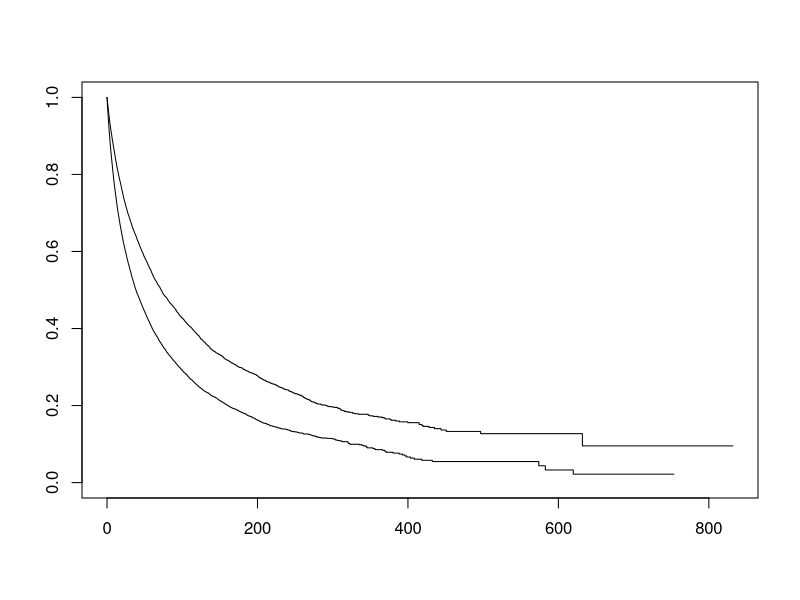

Generate this figure with R:
library(dplyr)
library(survival)

set.seed(3)
calc.err  <-  function (cox.out, beta_A)  100*(coef(cox.out)['A'] - beta_A)  / beta_A
logistic  <-  function(x) 1/(1+exp( x))

# Generate data
N  <-  5E4
U  <-   rnorm( N) # Unmeasured confounder
W  <-  rnorm (N) + U # proxy 1
Z  <-  rnorm (N) + U # proxy 2
X  <-   rnorm( N)
A  <-   rbinom( N, size =1, prob = logistic (0.3 + 0.4*U + X))
table( A, useNA="ifany")

beta_A  <-  0.5
x  <- A*beta_A + U + X
#x  <- A*beta_A
unif  <- runif( N ) 
lambda  <-  0.01
rateC  <-  0.01
#https://stats.stackexchange.com/questions/135124/how-to-create-a-toy-survival-time-to-event-data-with-right-censoring/135129#135129
T_  <-  - log (unif) / ( lambda * exp ( x ) ) 
summary(T_)
C_ <- rexp(n=N, rate=rateC)
outcome.time  <-  pmin( T_, C_)
outcome.observed  <-  T_ < C_
table( outcome.observed, useNA="ifany")
plot(survfit(Surv(outcome.time, outcome.observed)~A))

data.sim  <- data.frame ( outcome.time, outcome.observed, A, U, W, Z, X) 

## With knowledge of U
#cox.out  <-  coxph ( Surv(outcome.time, outcome.observed) ~ A + U + X , data = data.sim)
#print(sprintf('Adjusting for U, presuming it were measured: %.2f%% error', calc.err( cox.out, beta_A)))
#
#
## Without knowledge of U
#cox.out  <-  coxph ( Surv(outcome.time, outcome.observed) ~ A + X, data = data.sim)
#print(sprintf('No adjustment: %.2f%% error', calc.err( cox.out, beta_A)))
#
## Without knowledge of U, but knowing W and Z
#cox.out  <-  coxph ( Surv(outcome.time, outcome.observed) ~ A + W + X + Z, data = data.sim)
#print(sprintf('Adjusting directly for W and Z: %.2f%% error', calc.err( cox.out, beta_A)))
#
## Without knowledge of U
##stage1  <-  lm( W ~ A + Z + X, data = subset ( data.sim, outcome.observed == T))
#stage1  <-  lm( W ~ A + Z + X, data =  data.sim )
#W_hat  <-  predict(stage1, data.sim)
#cox.out  <-  coxph ( Surv(outcome.time, outcome.observed) ~ A+ X + W_hat, data = cbind(data.sim, W_hat))
#coef(cox.out)['A']
#print(sprintf('Two stage approach to adjustment: %.2f%% error', calc.err( cox.out, beta_A)))

################################
# Poisson 
################################

kfit1  <-  glm( outcome.observed ~ A + U + X  + offset(log(outcome.time)),
               family = poisson, 
               data = data.sim)
print(sprintf('Poisson with knowledge of U: %.2f%% error', calc.err( kfit1, beta_A)))

kfit  <-  glm( outcome.observed ~ A +  X  + offset(log(outcome.time)),
               family = poisson, 
               data = data.sim)
print(sprintf('Poisson without knowledge of U: %.2f%% error', calc.err( kfit, beta_A)))

kfit2  <-  glm( outcome.observed ~ A + X + W + Z  + offset(log(outcome.time)),
               family = poisson, 
               data = data.sim)
print(sprintf('Poisson without knowledge of U, but adusting for W and Z: %.3f%% error', calc.err( kfit2, beta_A)))

stage1  <-  lm( W ~ A + Z + X , data =  data.sim )
W_hat  <-  predict(stage1, data.sim)
data.sim.2  <-  data.frame( data.sim, W_hat = W_hat)
kfit4  <-  glm( outcome.observed ~ A +  X + W_hat +  offset(log(outcome.time)),
               family = poisson, 
               data = data.sim.2)
print(sprintf('Poisson with two stage: %.2f%% error', calc.err( kfit4, beta_A)))


################################
# Poisson with splits
################################

data.sim.split  <-  survSplit ( Surv(outcome.time, outcome.observed)~., cut = c(5,10,50), episode = 'interval', data = data.sim)
kfit1  <-  glm( outcome.observed ~ A + U + X + factor(interval) -1 + offset(log(outcome.time-tstart)),
               family = poisson, 
               data = data.sim.split)
summary(kfit1)
print(sprintf('Poisson with knowledge of U: %.2f%% error', calc.err( kfit1, beta_A)))

kfit2  <-  glm( outcome.observed ~ A +  X + factor(interval) -1 + offset(log(outcome.time-tstart)),
               family = poisson, 
               data = data.sim.split)
print(sprintf('Poisson without knowledge of U: %.2f%% error', calc.err( kfit2, beta_A)))


kfit3  <-  glm( outcome.observed ~ A +  X + W + Z+ factor(interval) -1 + offset(log(outcome.time-tstart)),
               family = poisson, 
               data = data.sim.split)
print(sprintf('Poisson without knowledge of U, but adusting for W and Z: %.3f%% error', calc.err( kfit3, beta_A)))



stage1  <-  lm( W ~ A + Z + X , data =  data.sim )
W_hat  <-  predict(stage1, data.sim)
data.sim.2  <-  data.frame( data.sim, W_hat = W_hat)
data.sim.2.split  <-  survSplit ( Surv(outcome.time, outcome.observed)~., cut = c(5,10,50), episode = 'interval', data = data.sim.2)
kfit4  <-  glm( outcome.observed ~ A +  X + W_hat +  factor(interval) -1 + offset(log(outcome.time-tstart)),
               family = poisson, 
               data = data.sim.2.split)
print(sprintf('Poisson with two stage: %.2f%% error', calc.err( kfit4, beta_A)))

